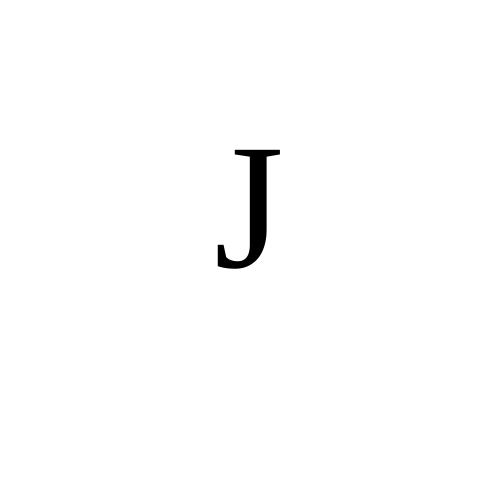
#> input picture Day11/j.png, 502 x 501 px
$ python prog1.py
#> lines starting #> are read from the running program, lines starting #| are printed output that depends on the picture; after the words box and inside, x2 and y2 are one past the last pixel; in counts of white or black regions, pixels touching at a corner belong together
'''
Perform morphological operations
1. Dilation
2. Erosion
'''

import cv2
import numpy as np

img = cv2.imread('j.png',0)
#> img is the input picture: shape (501, 502); min 0, max 255, mean 252.6
rows,col = img.shape
#> rows = 501; col = 502
#### CONVERTING TO BINARY ###############
for i in range(0,rows):
    for j in range(0,col):
        if (img[i,j]>=128):
            img[i,j] = 255
        else:
            img[i,j] = 0
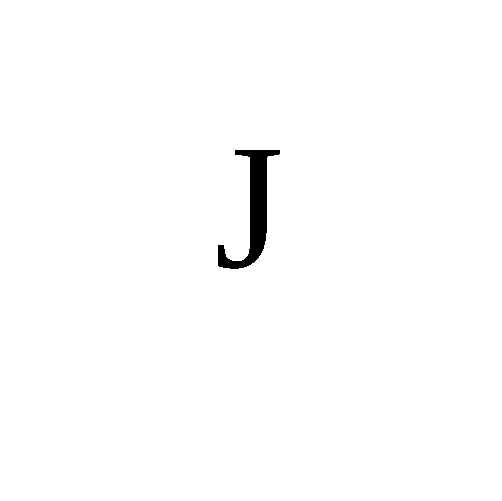
#> img: shape (501, 502); 99.1% white; 1 black region, box (x1, y1, x2, y2) and area: (218, 150, 280, 269) 2325
#cv2.imshow('img',img)
#cv2.waitKey(0)
###### EROSION ################
erode = img
cv2.imwrite('ini_erode.png',erode)
for i in range(1,rows-1):
    for j in range(1,col-1):
        if(img[i,j+1]==0 or img[i+1,j]==0 or img[i,j-1]==0 or img[i-1,j]==0):
            erode[i,j] = 0
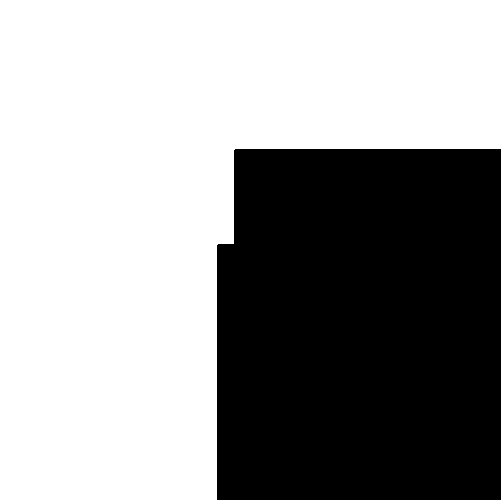
#> erode: shape (501, 502); 61% white; 1 black region, box (x1, y1, x2, y2) and area: (217, 149, 501, 500) 98067
cv2.imwrite('eroded_img.png',erode)
###### DILATION ###############

dilate = img
for i in range(1,rows-1):
    for j in range(1,col-1):
        if(img[i,j+1]==255 or img[i+1,j]==255 or img[i,j-1]==255 or img[i-1,j]==255):
            dilate[i,j] = 255
#> dilate: shape (501, 502); every value is 255
cv2.imwrite('dilated_img.png',dilate)
